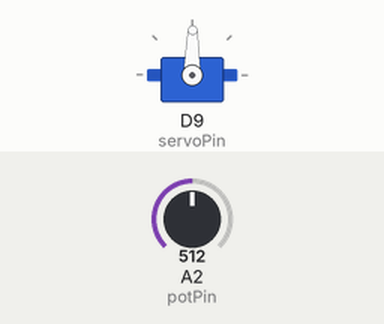
Recording of a program running on a simulated Arduino Uno R4 WiFi. On the bench: servo. The inputs (shaded band) are chosen by the test bench; at power-on: A2 (potPin) = 512. What the program prints to the serial monitor is not drawn.

Above: at 1.2 s.
1.3 s: A2 (potPin) set to 716
At 1.8 s:
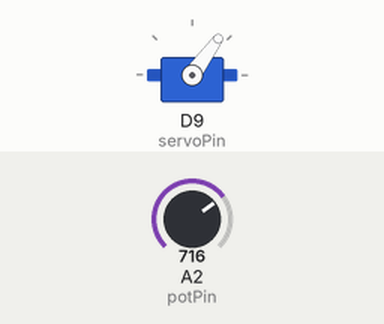
2.8 s: A2 (potPin) set to 900
At 4.0 s:
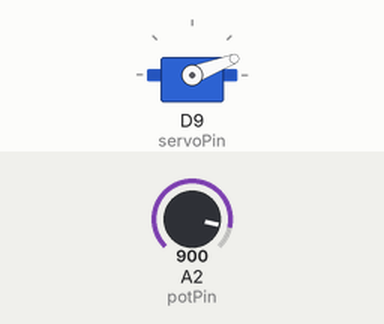
4.3 s: A2 (potPin) set to 1023
At 5.3 s:
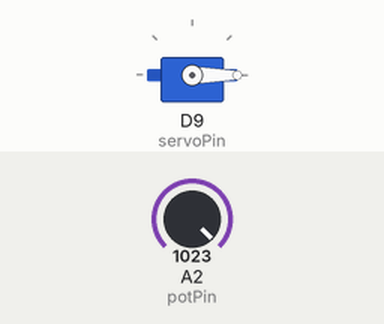
5.8 s: A2 (potPin) set to 306
At 6.4 s:
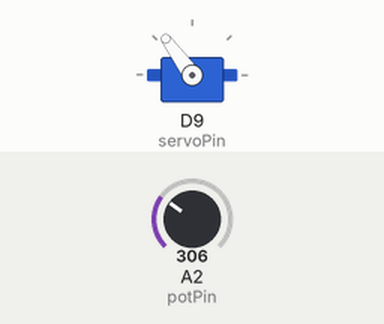
7.3 s: A2 (potPin) set to 122
At 7.6 s:
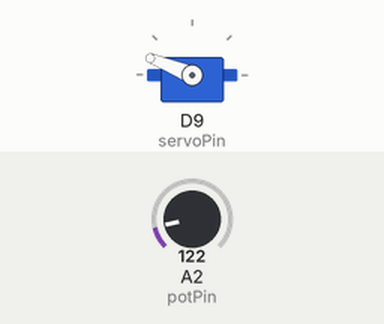
8.8 s: A2 (potPin) set to 0
At 9.9 s:
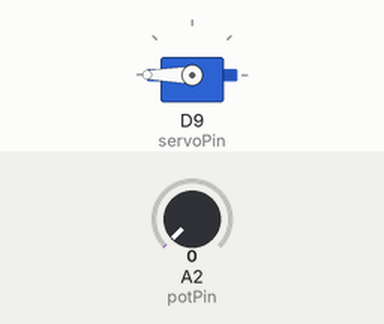
Timing chart, 0 to 11.3 s (numbered marks = the images above; inputs shaded):
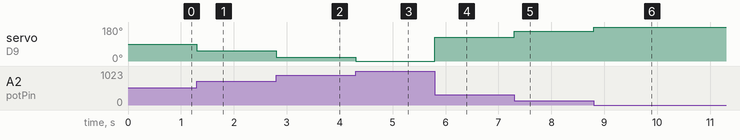

The program:

main.cpp
```cpp
#include <Arduino.h>
#include <Servo.h>

/*
  Slope (m) equation
    x, y     x, y
   (0, 180)  (1023, 0)
  m =  (y2 - y1)
        ---------
        (x2 - x1)
  m = (0 - 180) / (1023 - 0)
  m = -180 / 1023

  Equation of the line
  y - y1 = m (x - x1)
  y - 180 = -180 / 1023 (x - 0)
  y - 180 = -180 / 1023 x
  y = -180 / 1023. * x + 180
  x = analog read (potentiometer)
*/

int potPin = A2;
int servoPin = 9;
Servo servo;
int servoPos = 0;

void setup() {
  Serial.begin(115200);
  pinMode(potPin, INPUT);
  servo.attach(servoPin);
}

void loop() {
  servoPos = -180 / 1023. * analogRead(potPin) + 180;
  Serial.println(servoPos);
  servo.write(servoPos);
}
```

Measured:
- after the input at 1.3 s, servo on D9 (servoPin): 89° → 54° at once
- after the input at 2.8 s, servo on D9 (servoPin): 54° → 21° at once
- after the input at 4.3 s, servo on D9 (servoPin): 21° → 0° at once
- after the input at 5.8 s, servo on D9 (servoPin): 0° → 126° at once
- after the input at 7.3 s, servo on D9 (servoPin): 126° → 158° at once
- after the input at 8.8 s, servo on D9 (servoPin): 158° → 180° at once
